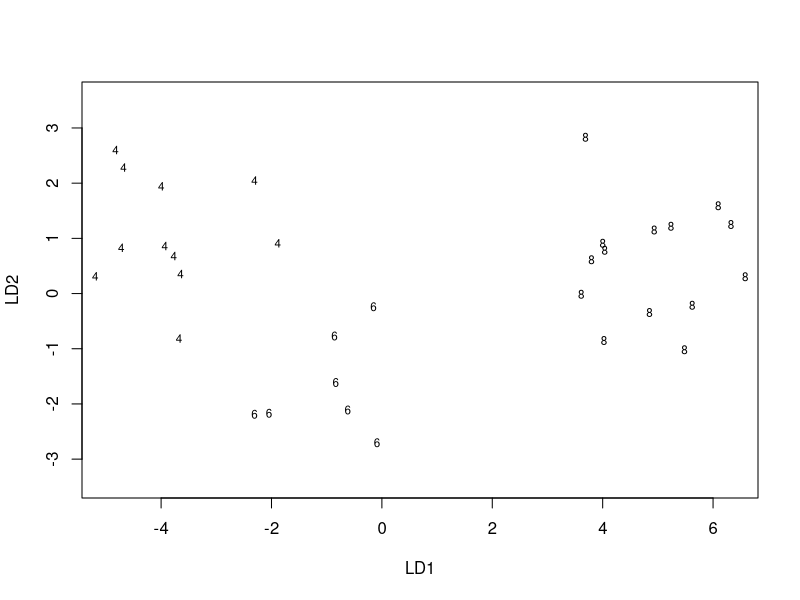
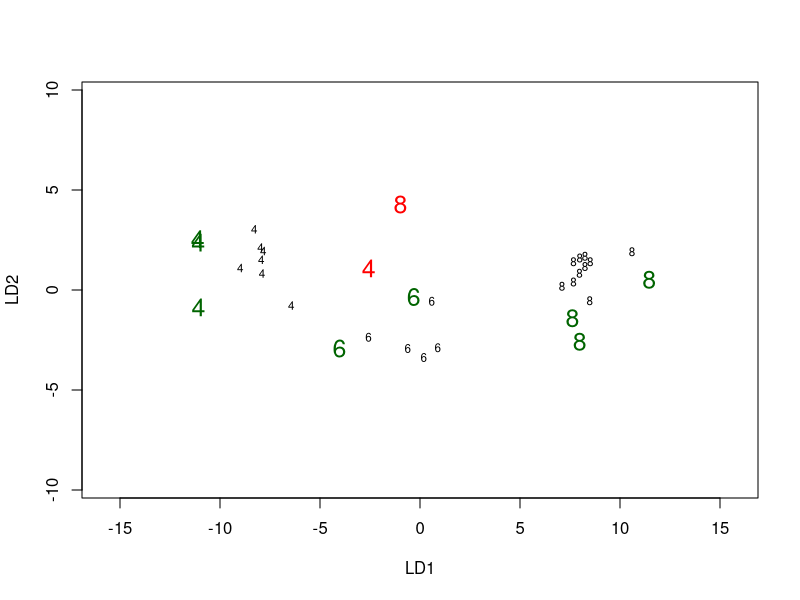

These charts were generated, in order, by the following R code:
# Clean environment
rm(list=ls())

# Loading the MASS library
library(MASS)

# Loading data
data = mtcars

# Doing the LDA
model = lda(formula = cyl ~ ., data = data)
plot(model)

# Prediction
set.seed(101)
random = sample(nrow(data))
train.data = data[random[1:22], ]
predict.data = data[random[23:32], ]

model = lda(formula = cyl ~ ., data = train.data)
pred = predict(model, predict.data)

# Assess predictions
predict.data$cyl
pred$class
success = predict.data$cyl == as.numeric(as.character(pred$class))
mean(predict.data$cyl == as.numeric(as.character(pred$class)))

# Visualize the assignment
plot(model, xlim=c(-10, 10), ylim=c(-10, 10))
color = rep("red", nrow(predict.data))
color[success] = "darkgreen"
text(pred$x[,1], pred$x[,2], as.numeric(predict.data$cyl), col=color, cex=1.5)

